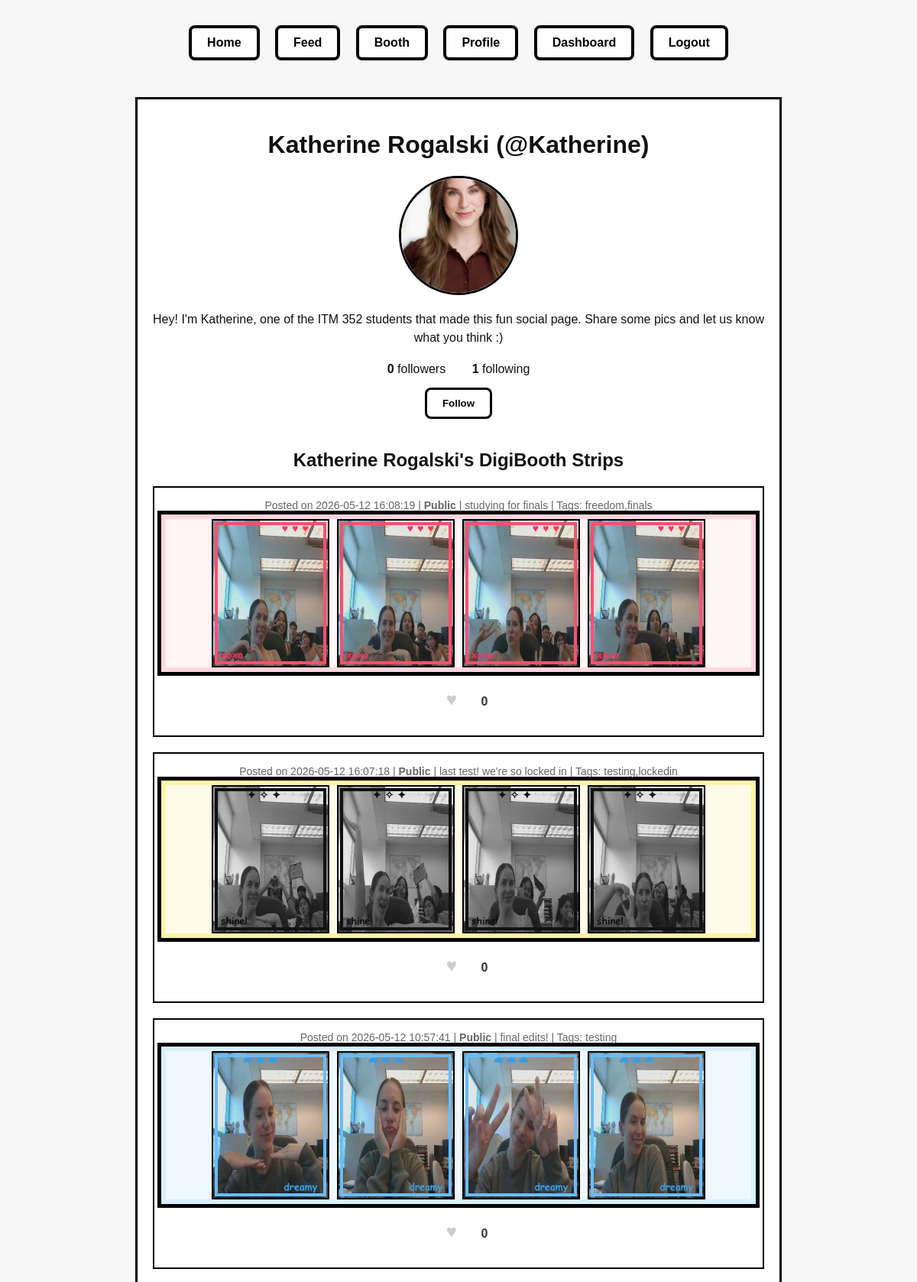
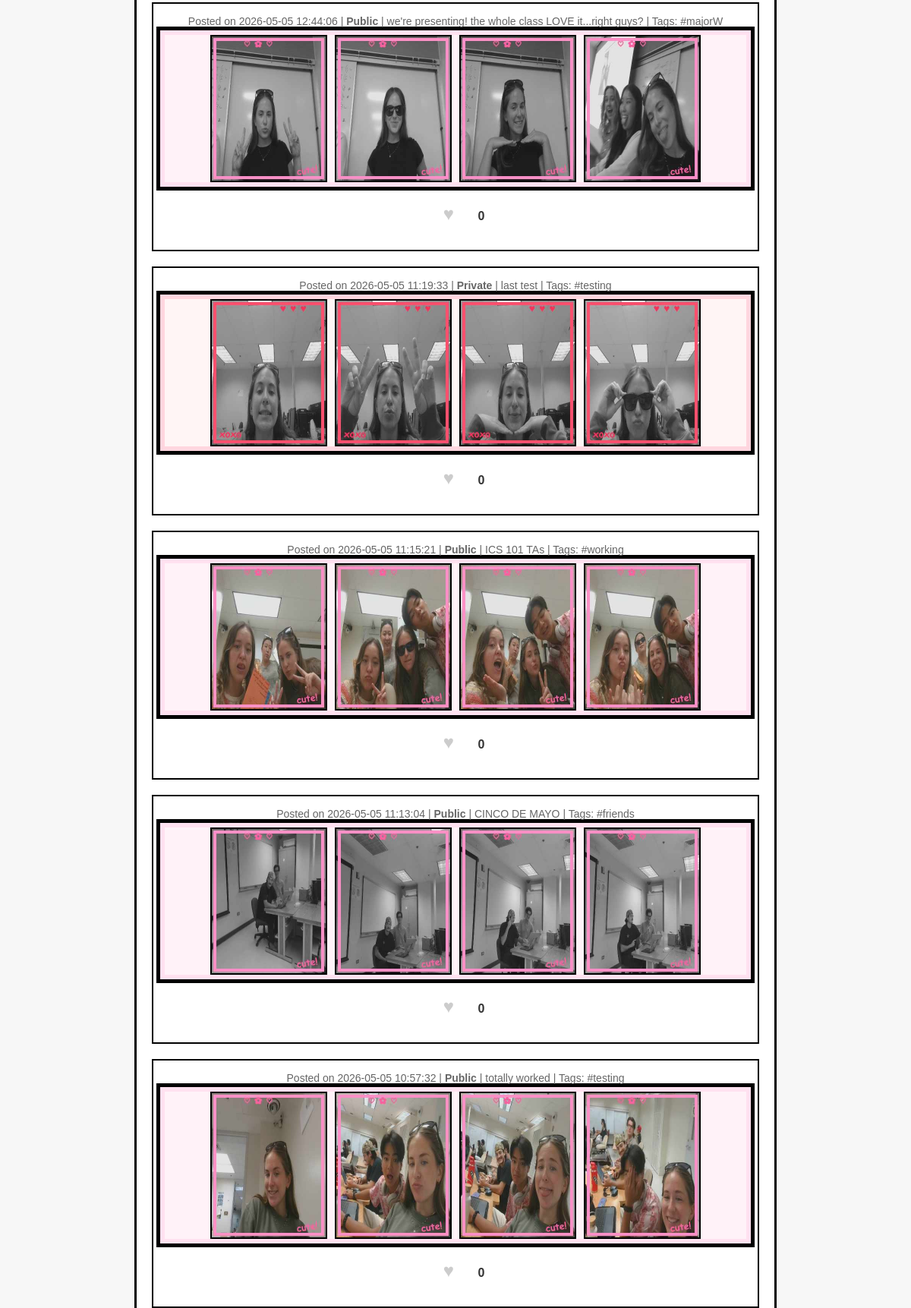
The page /profile/Katherine (signed in, upper part) on the database its author committed (2 pictures, top to bottom).
### tables this page shows
CREATE TABLE users (
            id INTEGER PRIMARY KEY AUTOINCREMENT,
            name TEXT NOT NULL,
            username TEXT NOT NULL UNIQUE,
            email TEXT NOT NULL UNIQUE,
            confirmed INTEGER DEFAULT 0,
            confirmation_code TEXT NOT NULL,
            created_at TEXT NOT NULL
        , profile_image TEXT, bio TEXT);

CREATE TABLE posts (
           id INTEGER PRIMARY KEY AUTOINCREMENT,
           username TEXT NOT NULL,
           image_filenames TEXT NOT NULL,  -- JSON string
           filter_choice TEXT,
           frame_choice TEXT,
           layout_choice TEXT,
           caption TEXT,
           tags TEXT,
           timestamp TEXT NOT NULL
       , privacy TEXT DEFAULT 'public');

### app.py (the view)
@app.route("/profile")
@app.route("/profile/<username>")
def profile(username=None):
   if "username" not in session:
       return redirect("/signin")
   current_user = session["username"]
   if username is None:
       username = current_user
   conn = get_db_connection()
   user = conn.execute("SELECT * FROM users WHERE username = ?", (username,)).fetchone()
   if user is None:
       conn.close()
       return "User not found", 404
   user_posts = conn.execute("SELECT * FROM posts WHERE username = ? ORDER BY timestamp DESC", (username,)).fetchall()
   follower_count = conn.execute(
       "SELECT COUNT(*) as count FROM follows WHERE followed_username = ?",
       (username,)
   ).fetchone()["count"]
   following_count = conn.execute(
       "SELECT COUNT(*) as count FROM follows WHERE follower_username = ?",
       (username,)
   ).fetchone()["count"]
   is_following = False
   if current_user != username:
       is_following = conn.execute(
           "SELECT 1 FROM follows WHERE follower_username = ? AND followed_username = ?",
           (current_user, username)
       ).fetchone() is not None
   posts = []
   for row in user_posts:
       post = dict(row)
       post["image_filenames"] = json.loads(post["image_filenames"])
       like_count = conn.execute(
           "SELECT COUNT(*) as count FROM likes WHERE post_id = ?",
           (post["id"],)
       ).fetchone()["count"]
       post["like_count"] = like_count
       user_liked = conn.execute(
           "SELECT 1 FROM likes WHERE post_id = ? AND username = ?",
           (post["id"], current_user)
       ).fetchone() is not None
       post["user_liked"] = user_liked
       posts.append(post)
   conn.close()
   return render_template("profile.html",
                         user=user,
                         posts=posts,
                         follower_count=follower_count,
                         following_count=following_count,
                         is_following=is_following,
                         is_own_profile=(current_user == username))

### app.py (called while the page is built)
def get_db_connection():
   conn = sqlite3.connect(DATABASE)
   conn.row_factory = sqlite3.Row
   return conn

### templates/profile.html (shortened to what this page needs)
<!DOCTYPE html>
<html>
<head>
   <link rel="stylesheet" href="{{ url_for('static', filename='style.css') }}">
</head>
<body>
{% include "_navbar.html" %}
<div class="profile-container">
   <div class="profile-header">
       <h1>{{ user['name'] }} (@{{ user['username'] }})</h1>
       {% if user['profile_image'] %}
           <img src="{{ url_for('static', filename='uploads/' + user['profile_image']) }}" alt="Profile Image" class="profile-image">
       {% else %}
           <div class="profile-image placeholder">{{ user['name'][0].upper() }}</div>
       {% endif %}
       {% if user['bio'] %}
           <p class="bio">{{ user['bio'] }}</p>
       {% else %}
           <p class="bio">No bio yet.</p>
       {% endif %}
       <div class="follow-stats">
           <span class="stat"><strong>{{ follower_count }}</strong> followers</span>
           <span class="stat"><strong>{{ following_count }}</strong> following</span>
       </div>
       {% if not is_own_profile %}
           <button class="follow-button {% if is_following %}following{% endif %}"
                   data-username="{{ user['username'] }}"
                   onclick="toggleFollow('{{ user['username'] }}')">
               {% if is_following %}Unfollow{% else %}Follow{% endif %}
           </button>
       {% endif %}
   </div>
   <div class="posts-section">
       <h2>
           {% if is_own_profile %}
               Your DigiBooth Strips
           {% else %}
               {{ user['name'] }}'s DigiBooth Strips
           {% endif %}
       </h2>
       {% if posts %}
           {% for post in posts %}
               <div class="post">
                   <div class="post-meta">
                       Posted on {{ post['timestamp'] }}
                       {% if post['privacy'] == 'private' %}
                           | <strong>Private</strong>
                       {% else %}
                           | <strong>Public</strong>
                       {% endif %}
                       {% if post['caption'] %} | {{ post['caption'] }}{% endif %}
                       {% if post['tags'] %} | Tags: {{ post['tags'] }}{% endif %}
                   </div>
                   <div class="post-images frame-{{ post['frame_choice'] }}">
                       {% for filename in post['image_filenames'] %}
                           <img src="{{ url_for('static', filename='uploads/' + filename) }}" alt="Photo">
                       {% endfor %}
                   </div>
                   <div class="like-section">
                       <button class="like-button {% if post.user_liked %}liked{% endif %}"
                               data-post-id="{{ post.id }}"
                               onclick="toggleLike({{ post.id }})">
                           ♥
                       </button>
                       <span class="like-count">{{ post.like_count }}</span>
                   </div>
               </div>
           {% endfor %}
       {% else %}
           <p>You haven't created any photostrips yet. <a href="/booth">Create your first one!</a></p>
       {% endif %}
   </div>
</div>
</body>
</html>

### static/style.css (style rules this page uses)
body { margin: 0; font-family: "Comic Sans MS", "Trebuchet MS", Arial, sans-serif; background: #f7f7f7; color: #111; text-align: center; }
button { margin: 8px; padding: 10px 14px; border: 3px solid black; background: white; color: black; font-weight: bold; cursor: pointer; }
.frame-pink { border-color: #ff8fc7; background: #fff2f8; box-shadow: 0 0 0 6px #ffe1f0, 0 0 0 11px black; }
.frame-stars { background: #fffbe8; box-shadow: 0 0 0 6px #fff3a8, 0 0 0 11px black; }
.frame-hearts { border-color: #ff4f6d; background: #fff5f5; box-shadow: 0 0 0 6px #ffd6df, 0 0 0 11px black; }
.frame-clouds { border-color: #68bdfc; background: #eef8ff; box-shadow: 0 0 0 6px #d8f0ff, 0 0 0 11px black; }

### templates/profile.html (style rules this page uses)
.profile-container { max-width: 800px; margin: 40px auto; padding: 20px; background: white; border: 3px solid black; }
.profile-header { text-align: center; margin-bottom: 30px; }
.profile-image { width: 150px; height: 150px; border-radius: 50%; border: 3px solid black; object-fit: cover; margin: 0 auto 20px; display: block; }
.bio { margin: 20px 0; font-size: 16px; line-height: 1.5; }
.follow-stats { margin: 15px 0; text-align: center; }
.stat { margin: 0 15px; font-size: 16px; }
.follow-button { display: block; margin: 15px auto; padding: 10px 20px; border: 3px solid black; background: white; color: black; font-weight: bold; cursor: pointer; border-radius: 8px; }
.posts-section { margin-top: 40px; }
.post { border: 2px solid black; margin: 20px 0; padding: 15px; background: white; }
.post-images { display: flex; gap: 10px; margin-bottom: 10px; justify-content: center; }
.post img { max-width: 150px; max-height: 200px; object-fit: cover; border: 2px solid black; }
.post-meta { font-size: 14px; color: #666; margin-bottom: 10px; }
.like-section { text-align: center; margin-top: 10px; }
.like-button { background: none; border: none; font-size: 24px; cursor: pointer; color: #ccc; transition: color 0.2s; }
.like-count { margin-left: 5px; font-size: 16px; font-weight: bold; color: #333; }

### rows shown on the page
users: name "Katherine Rogalski", username "Katherine", profile_image (picture), bio "Hey! I'm Katherine, one of the ITM 352 students that made this fun social page. Share some pics and let us know what you think :)"
posts: timestamp "2026-05-12 16:08:19", privacy "Public", caption "studying for finals", tags "freedom,finals", like_count "0"
posts: timestamp "2026-05-12 16:07:18", privacy "Public", caption "last test! we're so locked in", tags "testing,lockedin", like_count "0"
posts: timestamp "2026-05-12 10:57:41", privacy "Public", caption "final edits!", tags "testing", like_count "0"
posts: timestamp "2026-05-05 12:44:06", privacy "Public", caption "we're presenting! the whole class LOVE it...right guys?", tags "#majorW", like_count "0"
posts: timestamp "2026-05-05 11:19:33", privacy "Private", caption "last test", tags "#testing", like_count "0"
posts: timestamp "2026-05-05 11:15:21", privacy "Public", caption "ICS 101 TAs", tags "#working", like_count "0"
posts: timestamp "2026-05-05 11:13:04", privacy "Public", caption "CINCO DE MAYO", tags "#friends", like_count "0"
posts: timestamp "2026-05-05 10:57:32", privacy "Public", caption "totally worked", tags "#testing", like_count "0"

### other values the page prints
{{ follower_count }} "0"
{{ following_count }} "1"
